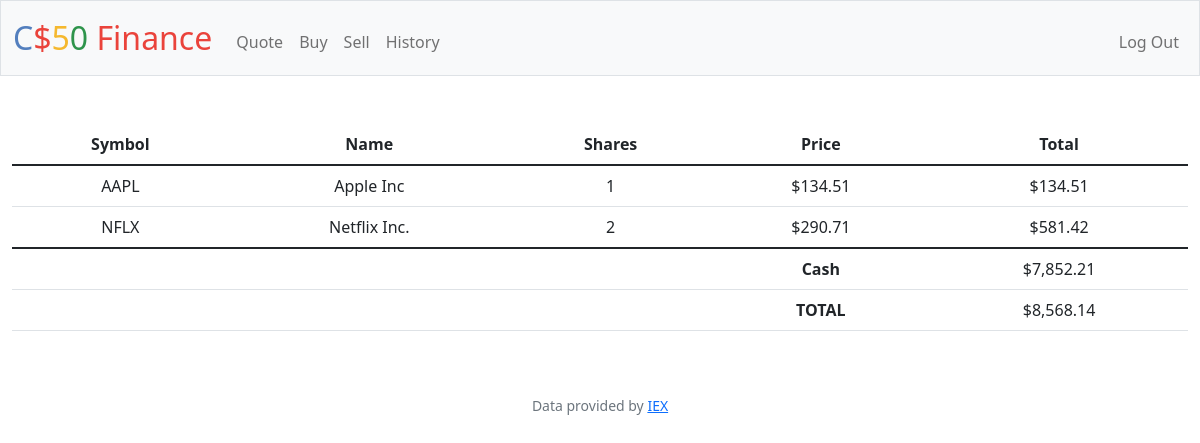
The page / (signed in) on the database its author committed.
### tables this page shows
CREATE TABLE 'transactions' ('id' INTEGER PRIMARY KEY AUTOINCREMENT NOT NULL, 'user_id' INTEGER, 'symbol' TEXT, 'shares' INTEGER, 'price' REAL, 'date' DATETIME, 'name' TEXT);

### app.py (the view)
@app.route("/")
@login_required
def index():
    user_id = session["user_id"]
    transactions = db.execute(
        "SELECT symbol, SUM(shares) AS shares, price, price*shares AS total, name FROM transactions WHERE user_id = ? GROUP BY symbol", user_id)
    cash = db.execute("SELECT cash FROM users WHERE id = ?", user_id)[0]["cash"]
    total = cash
    for transaction in transactions:
        total = total + transaction["total"]
    return render_template("index.html", data=transactions, cash=usd(cash), total=usd(total))

### app.py (called while the page is built)
@app.after_request
def after_request(response):
    response.headers["Cache-Control"] = "no-cache, no-store, must-revalidate"
    response.headers["Expires"] = 0
    response.headers["Pragma"] = "no-cache"
    return response

### helpers.py (called while the page is built)
def login_required(f):
    @wraps(f)
    def decorated_function(*args, **kwargs):
        if session.get("user_id") is None:
            return redirect("/login")
        return f(*args, **kwargs)
    return decorated_function

def usd(value):
    return f"${value:,.2f}"

### templates/index.html (shortened to what this page needs)
{% extends "layout.html" %}
{% block main %}
    <table class="table">
        <thead>
            <tr>
                <th>Symbol</th>
                <th>Name</th>
                <th>Shares</th>
                <th>Price</th>
                <th>Total</th>
            </tr>
        </thead>
        <tbody>
            {% for row in data %}
                <tr>
                    <td>{{row.symbol}}</td>
                    <td>{{row.name}}</td>
                    <td>{{row.shares}}</td>
                    <td>{{row.price | usd}}</td>
                    <td>{{row.total | usd}}</td>
                </tr>
            {% endfor %}
        </tbody>
        <tfoot>
            <tr>
                <td></td>
                <td></td>
                <td></td>
                <th>Cash</th>
                <td>{{cash}}</td>
            </tr>
            <tr>
                <td></td>
                <td></td>
                <td></td>
                <th>TOTAL</th>
                <td>{{total}}</td>
            </tr>
        </tfoot>
    </table>
{% endblock %}

### rows shown on the page
transactions: symbol "AAPL", name "Apple Inc", shares "1", price "$134.51", total "$134.51"

### other values the page prints
{{ row.symbol }} "NFLX"
{{ row.name }} "Netflix Inc."
{{ row.shares }} "2"
{{ row.price | usd }} "$290.71"
{{ row.total | usd }} "$581.42"
{{ cash }} "$7,852.21"
{{ total }} "$8,568.14"
